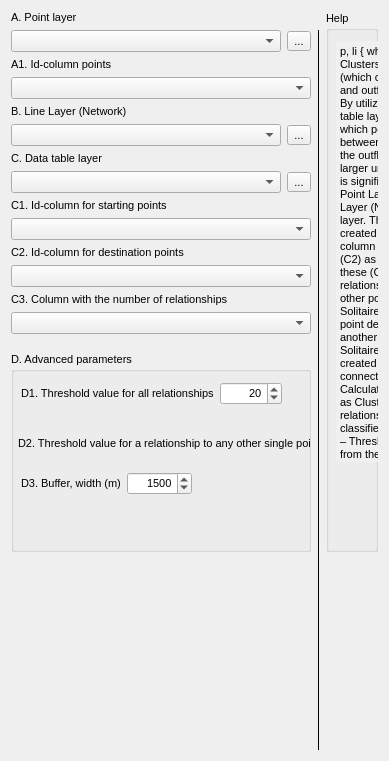
     <widget class="QWidget" name="tab_a">
      <property name="autoFillBackground">
       <bool>true</bool>
      </property>
      <attribute name="title">
       <string>Clusters</string>
      </attribute>
      <layout class="QGridLayout" name="gridLayout_2">
       <item row="9" column="0">
        <widget class="QComboBox" name="cb_from_a">
         <property name="font">
          <font>
           <pointsize>8</pointsize>
          </font>
         </property>
        </widget>
       </item>
       <item row="7" column="0">
        <layout class="QHBoxLayout" name="horizontalLayout_21">
         <item>
          <widget class="QComboBox" name="cb_tbl_data_a">
           <property name="font">
            <font>
             <pointsize>8</pointsize>
            </font>
           </property>
          </widget>
         </item>
         <item>
          <widget class="QToolButton" name="tb_tbl_data_a">
           <property name="font">
            <font>
             <pointsize>8</pointsize>
            </font>
           </property>
           <property name="text">
            <string>...</string>
           </property>
          </widget>
         </item>
        </layout>
       </item>
       <item row="12" column="0">
        <widget class="QLabel" name="lbl_nbr_a">
         <property name="font">
          <font>
           <pointsize>8</pointsize>
          </font>
         </property>
         <property name="text">
          <string>C3. Column with the number of relationships</string>
         </property>
        </widget>
       </item>
       <item row="10" column="0">
        <widget class="QLabel" name="lbl_to_a">
         <property name="font">
          <font>
           <pointsize>8</pointsize>
          </font>
         </property>
         <property name="text">
          <string>C2. Id-column for destination points</string>
         </property>
        </widget>
       </item>
       <item row="6" column="0">
        <widget class="QLabel" name="lbl_tbl_data_a">
         <property name="font">
          <font>
           <pointsize>8</pointsize>
          </font>
         </property>
         <property name="text">
          <string>C. Data table layer</string>
         </property>
        </widget>
       </item>
       <item row="3" column="0">
        <widget class="QComboBox" name="cb_id_points_a">
         <property name="font">
          <font>
           <pointsize>8</pointsize>
          </font>
         </property>
        </widget>
       </item>
       <item row="4" column="0">
        <widget class="QLabel" name="lbl_network_a">
         <property name="font">
          <font>
           <pointsize>8</pointsize>
          </font>
         </property>
         <property name="text">
          <string>B. Line Layer (Network)</string>
         </property>
        </widget>
       </item>
       <item row="13" column="0">
        <widget class="QComboBox" name="cb_nbr_a"/>
       </item>
       <item row="0" column="0">
        <widget class="QLabel" name="lbl_points_a">
         <property name="font">
          <font>
           <pointsize>8</pointsize>
          </font>
         </property>
         <property name="text">
          <string>A. Point layer</string>
         </property>
        </widget>
       </item>
       <item row="2" column="0">
        <widget class="QLabel" name="lbl_id_points_a">
         <property name="font">
          <font>
           <pointsize>8</pointsize>
          </font>
         </property>
         <property name="text">
          <string>A1. Id-column points</string>
         </property>
        </widget>
       </item>
       <item row="0" column="2" rowspan="17">
        <widget class="QgsCollapsibleGroupBox" name="mGroupBox_2">
         <property name="sizePolicy">
          <sizepolicy hsizetype="Expanding" vsizetype="Expanding">
           <horstretch>0</horstretch>
           <verstretch>0</verstretch>
          </sizepolicy>
         </property>
         <property name="minimumSize">
          <size>
           <width>0</width>
           <height>0</height>
          </size>
         </property>
         <property name="maximumSize">
          <size>
           <width>16777215</width>
           <height>16777215</height>
          </size>
         </property>
         <property name="font">
          <font>
           <pointsize>8</pointsize>
          </font>
         </property>
         <property name="title">
          <string>Help</string>
         </property>
         <property name="saveCollapsedState">
          <bool>false</bool>
         </property>
         <widget class="QTextEdit" name="text_edit_a">
          <property name="geometry">
           <rect>
            <x>10</x>
            <y>30</y>
            <width>361</width>
            <height>421</height>
           </rect>
          </property>
          <property name="minimumSize">
           <size>
            <width>0</width>
            <height>0</height>
           </size>
          </property>
          <property name="maximumSize">
           <size>
            <width>16777215</width>
            <height>16777215</height>
           </size>
          </property>
          <property name="palette">
           <palette>
            <active>
             <colorrole role="Base">
              <brush brushstyle="SolidPattern">
               <color alpha="255">
                <red>240</red>
                <green>240</green>
                <blue>240</blue>
               </color>
              </brush>
             </colorrole>
            </active>
            <inactive>
             <colorrole role="Base">
              <brush brushstyle="SolidPattern">
               <color alpha="255">
                <red>240</red>
                <green>240</green>
                <blue>240</blue>
               </color>
              </brush>
             </colorrole>
            </inactive>
            <disabled>
             <colorrole role="Base">
              <brush brushstyle="SolidPattern">
               <color alpha="255">
                <red>240</red>
                <green>240</green>
                <blue>240</blue>
               </color>
              </brush>
             </colorrole>
            </disabled>
           </palette>
          </property>
          <property name="font">
           <font>
            <pointsize>8</pointsize>
           </font>
          </property>
          <property name="autoFillBackground">
           <bool>false</bool>
          </property>
          <property name="frameShape">
           <enum>QFrame::NoFrame</enum>
          </property>
          <property name="frameShadow">
           <enum>QFrame::Sunken</enum>
          </property>
          <property name="verticalScrollBarPolicy">
           <enum>Qt::ScrollBarAsNeeded</enum>
          </property>
          <property name="sizeAdjustPolicy">
           <enum>QAbstractScrollArea::AdjustIgnored</enum>
          </property>
          <property name="documentTitle">
           <string/>
          </property>
          <property name="lineWrapMode">
           <enum>QTextEdit::WidgetWidth</enum>
          </property>
          <property name="lineWrapColumnOrWidth">
           <number>0</number>
          </property>
          <property name="readOnly">
           <bool>true</bool>
          </property>
          <property name="html">
           <string>&lt;!DOCTYPE HTML PUBLIC &quot;-//W3C//DTD HTML 4.0//EN&quot; &quot;http://www.w3.org/TR/REC-html40/strict.dtd&quot;&gt;
&lt;html&gt;&lt;head&gt;&lt;meta name=&quot;qrichtext&quot; content=&quot;1&quot; /&gt;&lt;style type=&quot;text/css&quot;&gt;
p, li { white-space: pre-wrap; }
&lt;/style&gt;&lt;/head&gt;&lt;body style=&quot; font-family:'MS Shell Dlg 2'; font-size:8pt; font-weight:400; font-style:normal;&quot;&gt;
&lt;p align=&quot;justify&quot; style=&quot; margin-top:0px; margin-bottom:0px; margin-left:0px; margin-right:0px; -qt-block-indent:0; text-indent:0px;&quot;&gt;&lt;span style=&quot; font-size:7pt;&quot;&gt;The plugin consists of three functions: &lt;/span&gt;&lt;span style=&quot; font-size:7pt; font-weight:600;&quot;&gt;Clusters&lt;/span&gt;&lt;span style=&quot; font-size:7pt;&quot;&gt;, &lt;/span&gt;&lt;span style=&quot; font-size:7pt; font-weight:600;&quot;&gt;Network&lt;/span&gt;&lt;span style=&quot; font-size:7pt;&quot;&gt; and &lt;/span&gt;&lt;span style=&quot; font-size:7pt; font-weight:600;&quot;&gt;Grid Cells&lt;/span&gt;&lt;span style=&quot; font-size:7pt;&quot;&gt;.&lt;/span&gt;&lt;/p&gt;
&lt;p align=&quot;justify&quot; style=&quot;-qt-paragraph-type:empty; margin-top:0px; margin-bottom:0px; margin-left:0px; margin-right:0px; -qt-block-indent:0; text-indent:0px; font-size:7pt;&quot;&gt;&lt;br /&gt;&lt;/p&gt;
&lt;p align=&quot;justify&quot; style=&quot; margin-top:0px; margin-bottom:0px; margin-left:0px; margin-right:0px; -qt-block-indent:0; text-indent:0px;&quot;&gt;&lt;span style=&quot; font-size:7pt;&quot;&gt;This function identifies key points (which constitute so-called Clusters) in a network based on the inflow and outflow of relationships, such as, for example, work commuting. By utilizing three types of data: a point layer, a line layer, and a data table layer with relationships between the points, it is possible to map which points are connected in functional areas based on relationships between these. Clusters are points where the inflow is greater than the outflow, and in the case of work commuting, this might involve larger urban areas with a concentration of workplaces to which there is significant commuting from surrounding urban areas.&lt;/span&gt;&lt;/p&gt;
&lt;p align=&quot;justify&quot; style=&quot;-qt-paragraph-type:empty; margin-top:0px; margin-bottom:0px; margin-left:0px; margin-right:0px; -qt-block-indent:0; text-indent:0px; font-size:7pt;&quot;&gt;&lt;br /&gt;&lt;/p&gt;
&lt;p align=&quot;justify&quot; style=&quot; margin-top:0px; margin-bottom:0px; margin-left:0px; margin-right:0px; -qt-block-indent:0; text-indent:0px;&quot;&gt;&lt;span style=&quot; font-size:7pt; font-weight:600;&quot;&gt;INPUT&lt;/span&gt;&lt;span style=&quot; font-size:7pt;&quot;&gt; &lt;/span&gt;&lt;/p&gt;
&lt;p style=&quot; margin-top:12px; margin-bottom:12px; margin-left:0px; margin-right:0px; -qt-block-indent:0; text-indent:0px;&quot;&gt;&lt;span style=&quot; font-size:7pt; font-weight:600;&quot;&gt;A. Point Layer&lt;/span&gt;&lt;span style=&quot; font-size:7pt;&quot;&gt; &lt;/span&gt;&lt;/p&gt;
&lt;p style=&quot; margin-top:12px; margin-bottom:12px; margin-left:0px; margin-right:0px; -qt-block-indent:0; text-indent:0px;&quot;&gt;&lt;span style=&quot; font-size:7pt;&quot;&gt;Should contain a column with a unique id (A1). &lt;/span&gt;&lt;/p&gt;
&lt;p style=&quot; margin-top:12px; margin-bottom:12px; margin-left:0px; margin-right:0px; -qt-block-indent:0; text-indent:0px;&quot;&gt;&lt;span style=&quot; font-size:7pt; font-weight:600;&quot;&gt;B. Line Layer (Network)&lt;/span&gt;&lt;span style=&quot; font-size:7pt;&quot;&gt; &lt;/span&gt;&lt;/p&gt;
&lt;p style=&quot; margin-top:12px; margin-bottom:12px; margin-left:0px; margin-right:0px; -qt-block-indent:0; text-indent:0px;&quot;&gt;&lt;span style=&quot; font-size:7pt;&quot;&gt;A network layer that connects the points in the point layer. This layer is used to connect the points in the visualization created when the function is run. &lt;/span&gt;&lt;/p&gt;
&lt;p style=&quot; margin-top:12px; margin-bottom:12px; margin-left:0px; margin-right:0px; -qt-block-indent:0; text-indent:0px;&quot;&gt;&lt;span style=&quot; font-size:7pt; font-weight:600;&quot;&gt;C. Data table layer&lt;/span&gt;&lt;span style=&quot; font-size:7pt;&quot;&gt; &lt;/span&gt;&lt;/p&gt;
&lt;p style=&quot; margin-top:12px; margin-bottom:12px; margin-left:0px; margin-right:0px; -qt-block-indent:0; text-indent:0px;&quot;&gt;&lt;span style=&quot; font-size:7pt;&quot;&gt;Should contain a column with a unique id for starting points (C1) and destination points (C2) as well as a column with the number of relationships between these (C3). &lt;/span&gt;&lt;/p&gt;
&lt;p style=&quot; margin-top:12px; margin-bottom:12px; margin-left:0px; margin-right:0px; -qt-block-indent:0; text-indent:0px;&quot;&gt;&lt;span style=&quot; font-size:7pt; font-weight:600;&quot;&gt;D. Advanced Parameters&lt;/span&gt;&lt;span style=&quot; font-size:7pt;&quot;&gt; &lt;/span&gt;&lt;/p&gt;
&lt;p style=&quot; margin-top:12px; margin-bottom:12px; margin-left:0px; margin-right:0px; -qt-block-indent:0; text-indent:0px;&quot;&gt;&lt;span style=&quot; font-size:7pt;&quot;&gt;D1. Threshold value for all relationships determines how high a proportion of relationships to other points is allowed for a point to be defined as a Cluster or Solitaire. &lt;/span&gt;&lt;/p&gt;
&lt;p style=&quot; margin-top:12px; margin-bottom:12px; margin-left:0px; margin-right:0px; -qt-block-indent:0; text-indent:0px;&quot;&gt;&lt;span style=&quot; font-size:7pt;&quot;&gt;D2. Threshold value for a relationship to any other single point determines how high a proportion of any single relationship to another point is allowed for a point to be defined as a Cluster or Solitaire. &lt;/span&gt;&lt;/p&gt;
&lt;p style=&quot; margin-top:12px; margin-bottom:12px; margin-left:0px; margin-right:0px; -qt-block-indent:0; text-indent:0px;&quot;&gt;&lt;span style=&quot; font-size:7pt;&quot;&gt;D3. Buffer, width (m). Specifies the width of the buffer that is created around the points in a Cluster as well as the lines that connect these points. It is specified in meters. &lt;/span&gt;&lt;/p&gt;
&lt;p style=&quot; margin-top:12px; margin-bottom:12px; margin-left:0px; margin-right:0px; -qt-block-indent:0; text-indent:0px;&quot;&gt;&lt;span style=&quot; font-size:7pt;&quot;&gt;  &lt;/span&gt;&lt;/p&gt;
&lt;p style=&quot; margin-top:12px; margin-bottom:12px; margin-left:0px; margin-right:0px; -qt-block-indent:0; text-indent:0px;&quot;&gt;&lt;span style=&quot; font-size:7pt; font-weight:600;&quot;&gt;Description of the Calculations&lt;/span&gt;&lt;span style=&quot; font-size:7pt;&quot;&gt; &lt;/span&gt;&lt;/p&gt;
&lt;p style=&quot; margin-top:12px; margin-bottom:12px; margin-left:0px; margin-right:0px; -qt-block-indent:0; text-indent:0px;&quot;&gt;&lt;span style=&quot; font-size:7pt;&quot;&gt;1. Identify Clusters: First, the points that can be defined as &lt;/span&gt;&lt;span style=&quot; font-size:7pt; font-style:italic;&quot;&gt;Clusters&lt;/span&gt;&lt;span style=&quot; font-size:7pt;&quot;&gt; are identified. A &lt;/span&gt;&lt;span style=&quot; font-size:7pt; font-style:italic;&quot;&gt;Cluster&lt;/span&gt;&lt;span style=&quot; font-size:7pt;&quot;&gt; is a point that attracts relationships from other points in a system. For a point to be classified as a cluster, it must meet two specific criteria: &lt;/span&gt;&lt;/p&gt;
&lt;p style=&quot; margin-top:12px; margin-bottom:12px; margin-left:0px; margin-right:0px; -qt-block-indent:0; text-indent:0px;&quot;&gt;&lt;span style=&quot; font-size:7pt;&quot;&gt;   - Criterion 1 – Threshold for total relationships: the total number of relationships from the point to other places must not exceed the chosen threshold for total relationships. The threshold value for all relationships in D1 can be set by the user. &lt;/span&gt;&lt;/p&gt;
&lt;p style=&quot; margin-top:12px; margin-bottom:12px; margin-left:0px; margin-right:0px; -qt-block-indent:0; text-indent:0px;&quot;&gt;&lt;span style=&quot; font-size:7pt;&quot;&gt;   - Criterion 2 – Threshold for individual relationship: No single relationship from the point to another point may exceed the chosen threshold for an individual relationship. This threshold ensures that the point does not have a large proportion of relationships to any other single point. The threshold value for a relationship to any other single point can be set by the user in D2. &lt;/span&gt;&lt;/p&gt;
&lt;p style=&quot; margin-top:12px; margin-bottom:12px; margin-left:0px; margin-right:0px; -qt-block-indent:0; text-indent:0px;&quot;&gt;&lt;span style=&quot; font-size:7pt;&quot;&gt;2. Connect Other Points to the Clusters: Next, it is determined which other points can be connected to these &lt;/span&gt;&lt;span style=&quot; font-size:7pt; font-style:italic;&quot;&gt;Clusters&lt;/span&gt;&lt;span style=&quot; font-size:7pt;&quot;&gt;. Each point that is not a &lt;/span&gt;&lt;span style=&quot; font-size:7pt; font-style:italic;&quot;&gt;Cluster&lt;/span&gt;&lt;span style=&quot; font-size:7pt;&quot;&gt; is connected to the cluster to which it has the largest relationship. &lt;/span&gt;&lt;/p&gt;
&lt;p style=&quot; margin-top:12px; margin-bottom:12px; margin-left:0px; margin-right:0px; -qt-block-indent:0; text-indent:0px;&quot;&gt;&lt;span style=&quot; font-size:7pt;&quot;&gt;3. Identify Solitaries: If a point is defined as a cluster when the total number of relationships and another individual relationship falls below the threshold values but does not have any other points connected to it, they are defined as &lt;/span&gt;&lt;span style=&quot; font-size:7pt; font-style:italic;&quot;&gt;Solitaries&lt;/span&gt;&lt;span style=&quot; font-size:7pt;&quot;&gt;. This means that they have few relationships to surrounding points. &lt;/span&gt;&lt;/p&gt;
&lt;p style=&quot; margin-top:12px; margin-bottom:12px; margin-left:0px; margin-right:0px; -qt-block-indent:0; text-indent:0px;&quot;&gt;&lt;span style=&quot; font-size:7pt;&quot;&gt;4. Definition of &lt;/span&gt;&lt;span style=&quot; font-size:7pt; font-style:italic;&quot;&gt;Primary&lt;/span&gt;&lt;span style=&quot; font-size:7pt;&quot;&gt; and &lt;/span&gt;&lt;span style=&quot; font-size:7pt; font-style:italic;&quot;&gt;Secondary Clusters&lt;/span&gt;&lt;span style=&quot; font-size:7pt;&quot;&gt;: Finally, &lt;/span&gt;&lt;span style=&quot; font-size:7pt; font-style:italic;&quot;&gt;Primary&lt;/span&gt;&lt;span style=&quot; font-size:7pt;&quot;&gt; and &lt;/span&gt;&lt;span style=&quot; font-size:7pt; font-style:italic;&quot;&gt;Secondary Clusters&lt;/span&gt;&lt;span style=&quot; font-size:7pt;&quot;&gt; in the system are defined. &lt;/span&gt;&lt;span style=&quot; font-size:7pt; font-style:italic;&quot;&gt;Primary Custers&lt;/span&gt;&lt;span style=&quot; font-size:7pt;&quot;&gt; are those defined above. &lt;/span&gt;&lt;span style=&quot; font-size:7pt; font-style:italic;&quot;&gt;Secondary clusters&lt;/span&gt;&lt;span style=&quot; font-size:7pt;&quot;&gt; are points that belong to another Cluster but also have other points connected to them as these points have relationships to the &lt;/span&gt;&lt;span style=&quot; font-size:7pt; font-style:italic;&quot;&gt;Secondary Cluster &lt;/span&gt;&lt;span style=&quot; font-size:7pt;&quot;&gt;that exceed the threshold for individual relationships or total relationships, and where the secondary cluster is the largest relationship. This means that even though they belong to a larger &lt;/span&gt;&lt;span style=&quot; font-size:7pt; font-style:italic;&quot;&gt;Cluster&lt;/span&gt;&lt;span style=&quot; font-size:7pt;&quot;&gt;, they themselves function as a smaller &lt;/span&gt;&lt;span style=&quot; font-size:7pt; font-style:italic;&quot;&gt;Cluster &lt;/span&gt;&lt;span style=&quot; font-size:7pt;&quot;&gt;for other points. &lt;/span&gt;&lt;/p&gt;
&lt;p style=&quot; margin-top:12px; margin-bottom:12px; margin-left:0px; margin-right:0px; -qt-block-indent:0; text-indent:0px;&quot;&gt;&lt;span style=&quot; font-size:7pt;&quot;&gt;This methodology gives us a better understanding of how different parts of a system are interconnected, providing a picture of larger and smaller &lt;/span&gt;&lt;span style=&quot; font-size:7pt; font-style:italic;&quot;&gt;Clusters&lt;/span&gt;&lt;span style=&quot; font-size:7pt;&quot;&gt; within the network. &lt;/span&gt;&lt;/p&gt;
&lt;p style=&quot; margin-top:12px; margin-bottom:12px; margin-left:0px; margin-right:0px; -qt-block-indent:0; text-indent:0px;&quot;&gt;&lt;span style=&quot; font-size:7pt;&quot;&gt;  &lt;/span&gt;&lt;/p&gt;
&lt;p style=&quot; margin-top:12px; margin-bottom:12px; margin-left:0px; margin-right:0px; -qt-block-indent:0; text-indent:0px;&quot;&gt;&lt;span style=&quot; font-size:7pt; font-weight:600;&quot;&gt;RESULT&lt;/span&gt;&lt;span style=&quot; font-size:7pt;&quot;&gt; &lt;/span&gt;&lt;/p&gt;
&lt;p style=&quot; margin-top:12px; margin-bottom:12px; margin-left:0px; margin-right:0px; -qt-block-indent:0; text-indent:0px;&quot;&gt;&lt;span style=&quot; font-size:7pt;&quot;&gt;The result of the function is a point layer where points are visualized based on whether they are &lt;/span&gt;&lt;span style=&quot; font-size:7pt; font-style:italic;&quot;&gt;Clusters&lt;/span&gt;&lt;span style=&quot; font-size:7pt;&quot;&gt;, Secondary &lt;/span&gt;&lt;span style=&quot; font-size:7pt; font-style:italic;&quot;&gt;Clusters&lt;/span&gt;&lt;span style=&quot; font-size:7pt;&quot;&gt;, &lt;/span&gt;&lt;span style=&quot; font-size:7pt; font-style:italic;&quot;&gt;Solitaries&lt;/span&gt;&lt;span style=&quot; font-size:7pt;&quot;&gt;, or &lt;/span&gt;&lt;span style=&quot; font-size:7pt; font-style:italic;&quot;&gt;Satellites&lt;/span&gt;&lt;span style=&quot; font-size:7pt;&quot;&gt; (i.e., if they belong to another &lt;/span&gt;&lt;span style=&quot; font-size:7pt; font-style:italic;&quot;&gt;Cluster&lt;/span&gt;&lt;span style=&quot; font-size:7pt;&quot;&gt;) and a polygon layer that connects all points in the same cluster via the network. The buffer indicates how wide the polygon around the urban areas and the lines in the network should be.&lt;/span&gt;&lt;/p&gt;&lt;/body&gt;&lt;/html&gt;</string>
          </property>
         </widget>
        </widget>
       </item>
       <item row="11" column="0">
        <widget class="QComboBox" name="cb_to_a">
         <property name="font">
          <font>
           <pointsize>8</pointsize>
          </font>
         </property>
        </widget>
       </item>
       <item row="16" column="0">
        <widget class="QgsCollapsibleGroupBox" name="mGroupBox">
         <property name="sizePolicy">
          <sizepolicy hsizetype="Expanding" vsizetype="Expanding">
           <horstretch>0</horstretch>
           <verstretch>0</verstretch>
          </sizepolicy>
         </property>
         <property name="minimumSize">
          <size>
           <width>300</width>
           <height>200</height>
          </size>
         </property>
         <property name="maximumSize">
          <size>
           <width>16777215</width>
           <height>16777215</height>
          </size>
         </property>
         <property name="font">
          <font>
           <pointsize>8</pointsize>
          </font>
         </property>
         <property name="autoFillBackground">
          <bool>false</bool>
         </property>
         <property name="title">
          <string>D. Advanced parameters</string>
         </property>
         <property name="collapsed">
          <bool>false</bool>
         </property>
         <property name="scrollOnExpand">
          <bool>false</bool>
         </property>
         <property name="saveCollapsedState">
          <bool>false</bool>
         </property>
         <property name="saveCheckedState">
          <bool>false</bool>
         </property>
         <widget class="QWidget" name="layoutWidget">
          <property name="geometry">
           <rect>
            <x>7</x>
            <y>80</y>
            <width>361</width>
            <height>24</height>
           </rect>
          </property>
          <layout class="QHBoxLayout" name="horizontalLayout_3">
           <property name="sizeConstraint">
            <enum>QLayout::SetMinimumSize</enum>
           </property>
           <item>
            <widget class="QLabel" name="lbl_advparam_a">
             <property name="sizePolicy">
              <sizepolicy hsizetype="Preferred" vsizetype="Fixed">
               <horstretch>0</horstretch>
               <verstretch>0</verstretch>
              </sizepolicy>
             </property>
             <property name="minimumSize">
              <size>
               <width>0</width>
               <height>0</height>
              </size>
             </property>
             <property name="font">
              <font>
               <pointsize>8</pointsize>
              </font>
             </property>
             <property name="text">
              <string>D2. Threshold value for a relationship to any other single point</string>
             </property>
            </widget>
           </item>
           <item>
            <widget class="QSpinBox" name="sb_advparam_a">
             <property name="sizePolicy">
              <sizepolicy hsizetype="Preferred" vsizetype="Fixed">
               <horstretch>0</horstretch>
               <verstretch>0</verstretch>
              </sizepolicy>
             </property>
             <property name="font">
              <font>
               <pointsize>8</pointsize>
              </font>
             </property>
             <property name="alignment">
              <set>Qt::AlignRight|Qt::AlignTrailing|Qt::AlignVCenter</set>
             </property>
             <property name="minimum">
              <number>1</number>
             </property>
             <property name="value">
              <number>20</number>
             </property>
            </widget>
           </item>
          </layout>
         </widget>
         <widget class="QWidget" name="layoutWidget_2">
          <property name="geometry">
           <rect>
            <x>10</x>
            <y>30</y>
            <width>261</width>
            <height>24</height>
           </rect>
          </property>
          <layout class="QHBoxLayout" name="horizontalLayout_4">
           <property name="sizeConstraint">
            <enum>QLayout::SetMinimumSize</enum>
           </property>
           <item>
            <widget class="QLabel" name="lbl_advparam_b">
             <property name="sizePolicy">
              <sizepolicy hsizetype="Preferred" vsizetype="Fixed">
               <horstretch>0</horstretch>
               <verstretch>0</verstretch>
              </sizepolicy>
             </property>
             <property name="minimumSize">
              <size>
               <width>0</width>
               <height>0</height>
              </size>
             </property>
             <property name="font">
              <font>
               <pointsize>8</pointsize>
              </font>
             </property>
             <property name="text">
              <string>D1. Threshold value for all relationships</string>
             </property>
            </widget>
           </item>
           <item>
            <widget class="QSpinBox" name="sb_advparam_b">
             <property name="sizePolicy">
              <sizepolicy hsizetype="Preferred" vsizetype="Fixed">
               <horstretch>0</horstretch>
               <verstretch>0</verstretch>
              </sizepolicy>
             </property>
             <property name="font">
              <font>
               <pointsize>8</pointsize>
              </font>
             </property>
             <property name="alignment">
              <set>Qt::AlignRight|Qt::AlignTrailing|Qt::AlignVCenter</set>
             </property>
             <property name="minimum">
              <number>1</number>
             </property>
             <property name="value">
              <number>20</number>
             </property>
            </widget>
           </item>
          </layout>
         </widget>
         <widget class="QWidget" name="layoutWidget_3">
          <property name="geometry">
           <rect>
            <x>10</x>
            <y>120</y>
            <width>171</width>
            <height>24</height>
           </rect>
          </property>
          <layout class="QHBoxLayout" name="horizontalLayout_5">
           <property name="sizeConstraint">
            <enum>QLayout::SetMinimumSize</enum>
           </property>
           <item>
            <widget class="QLabel" name="lbl_advparam_c">
             <property name="sizePolicy">
              <sizepolicy hsizetype="Preferred" vsizetype="Fixed">
               <horstretch>0</horstretch>
               <verstretch>0</verstretch>
              </sizepolicy>
             </property>
             <property name="minimumSize">
              <size>
               <width>0</width>
               <height>0</height>
              </size>
             </property>
             <property name="font">
              <font>
               <pointsize>8</pointsize>
              </font>
             </property>
             <property name="text">
              <string>D3. Buffer, width (m)</string>
             </property>
            </widget>
           </item>
           <item>
            <widget class="QSpinBox" name="sb_advparam_c">
             <property name="sizePolicy">
              <sizepolicy hsizetype="Preferred" vsizetype="Fixed">
               <horstretch>0</horstretch>
               <verstretch>0</verstretch>
              </sizepolicy>
             </property>
             <property name="font">
              <font>
               <pointsize>8</pointsize>
              </font>
             </property>
             <property name="alignment">
              <set>Qt::AlignRight|Qt::AlignTrailing|Qt::AlignVCenter</set>
             </property>
             <property name="minimum">
              <number>1000</number>
             </property>
             <property name="maximum">
              <number>5000</number>
             </property>
             <property name="singleStep">
              <number>50</number>
             </property>
             <property name="value">
              <number>1500</number>
             </property>
            </widget>
           </item>
          </layout>
         </widget>
        </widget>
       </item>
       <item row="1" column="0">
        <layout class="QHBoxLayout" name="horizontalLayout_15">
         <item>
          <widget class="QComboBox" name="cb_points_a">
           <property name="font">
            <font>
             <pointsize>8</pointsize>
            </font>
           </property>
          </widget>
         </item>
         <item>
          <widget class="QToolButton" name="tb_points_a">
           <property name="font">
            <font>
             <pointsize>8</pointsize>
            </font>
           </property>
           <property name="text">
            <string>...</string>
           </property>
          </widget>
         </item>
        </layout>
       </item>
       <item row="8" column="0">
        <widget class="QLabel" name="lbl_from_a">
         <property name="font">
          <font>
           <pointsize>8</pointsize>
          </font>
         </property>
         <property name="text">
          <string>C1. Id-column for starting points</string>
         </property>
        </widget>
       </item>
       <item row="17" column="0">
        <widget class="QPlainTextEdit" name="txt_a">
         <property name="enabled">
          <bool>true</bool>
         </property>
         <property name="sizePolicy">
          <sizepolicy hsizetype="MinimumExpanding" vsizetype="Expanding">
           <horstretch>0</horstretch>
           <verstretch>0</verstretch>
          </sizepolicy>
         </property>
         <property name="maximumSize">
          <size>
           <width>16777215</width>
           <height>16777215</height>
          </size>
         </property>
         <property name="palette">
          <palette>
           <active>
            <colorrole role="Base">
             <brush brushstyle="SolidPattern">
              <color alpha="255">
               <red>240</red>
               <green>240</green>
               <blue>240</blue>
              </color>
             </brush>
            </colorrole>
           </active>
           <inactive>
            <colorrole role="Base">
             <brush brushstyle="SolidPattern">
              <color alpha="255">
               <red>240</red>
               <green>240</green>
               <blue>240</blue>
              </color>
             </brush>
            </colorrole>
           </inactive>
           <disabled>
            <colorrole role="Base">
             <brush brushstyle="SolidPattern">
              <color alpha="255">
               <red>240</red>
               <green>240</green>
               <blue>240</blue>
              </color>
             </brush>
            </colorrole>
           </disabled>
          </palette>
         </property>
         <property name="font">
          <font>
           <pointsize>8</pointsize>
           <weight>75</weight>
           <bold>true</bold>
          </font>
         </property>
         <property name="frameShape">
          <enum>QFrame::NoFrame</enum>
         </property>
         <property name="undoRedoEnabled">
          <bool>false</bool>
         </property>
         <property name="readOnly">
          <bool>true</bool>
         </property>
         <property name="plainText">
          <string/>
         </property>
         <property name="textInteractionFlags">
          <set>Qt::NoTextInteraction</set>
         </property>
         <property name="backgroundVisible">
          <bool>true</bool>
         </property>
        </widget>
       </item>
       <item row="1" column="1" rowspan="17">
        <widget class="Line" name="line_a">
         <property name="frameShadow">
          <enum>QFrame::Plain</enum>
         </property>
         <property name="lineWidth">
          <number>1</number>
         </property>
         <property name="orientation">
          <enum>Qt::Vertical</enum>
         </property>
        </widget>
       </item>
       <item row="5" column="0">
        <layout class="QHBoxLayout" name="horizontalLayout_18">
         <item>
          <widget class="QComboBox" name="cb_network_a">
           <property name="font">
            <font>
             <pointsize>8</pointsize>
            </font>
           </property>
          </widget>
         </item>
         <item>
          <widget class="QToolButton" name="tb_network_a">
           <property name="font">
            <font>
             <pointsize>8</pointsize>
            </font>
           </property>
           <property name="text">
            <string>...</string>
           </property>
          </widget>
         </item>
        </layout>
       </item>
      </layout>
     </widget>
